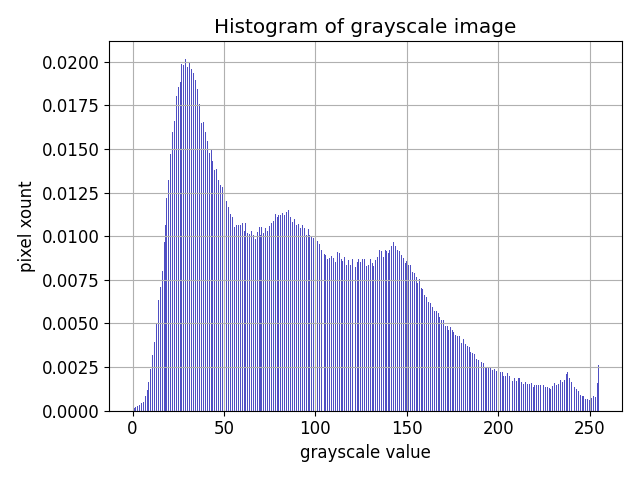
#> input picture assignment8/problem1ci.png, 640 x 480 px, given in place of problem1cInput.jpg, which was not available
$ python problem1c.py
#> lines starting #> are read from the running program, lines starting #| are printed output that depends on the picture; pictures that were not available may be replaced by others from this repository, and a replacement may not be noted
import numpy as np
from PIL import Image, ImageOps
from matplotlib import pyplot as plt
plt.rcParams.update({'font.size': 22})


# install pillow using:
# pip3 install pillow
# if above does not work and you are on windows, try:-
# py -m pip3 install pillow

# importing Image and ImageOps from PIL

# creating image object:
imInp = Image.open('problem1cInput.jpg')
#> imInp is the input picture: PIL image 640x480 RGBA; mean R, G, B, A 230.1, 230.1, 241.7, 255

# converting imInp to grayscale:
imGrayscale = ImageOps.grayscale(imInp)
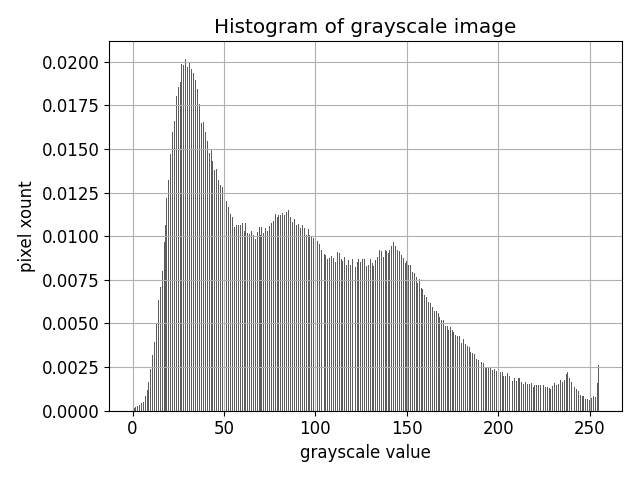
#> imGrayscale: PIL image 640x480 L; min 0, max 255, mean 231.4

# converting image to numpy array
pixels2D = np.array(imGrayscale)
print(pixels2D.shape)
#| (480, 640)

# showing/saving image
# imGrayscale.show()
# imGrayscale.save('problem1cOutput.jpg')
plt.rcParams.update({'font.size': 12})


def plot(hist, name, display_name, ylabel):
#> called with hist = array of shape (307200,), name = 'problem1ci', display_name = 'Histogram of grayscale image', ylabel = 'pixel xount'
  plt.title(display_name)
  plt.xlabel("grayscale value")
  plt.ylabel(ylabel)
  plt.grid(True)
  plt.hist(hist, bins=len(pixels2D[0]) // 2 + 1, color='#0504aa',
           alpha=0.7, density=True)
  plt.tight_layout()
  plt.savefig(f"{name}.png")
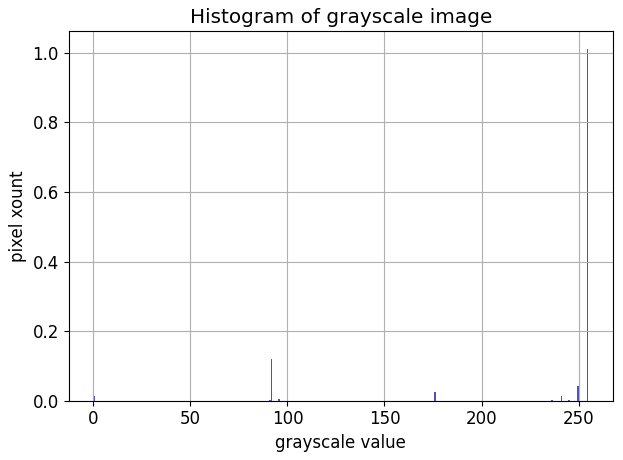
#> figure drawn by matplotlib, 1 panel; tallest bar 1.01 high, from x = 254.2 to 255
  plt.show()


# Write code for finding histogram here:
plot(pixels2D.flatten(), "problem1ci",
     "Histogram of grayscale image", 'pixel xount')
# Write code for finding histogram of difference of pixel's intensity
# with its left neighbour here:

finalHist = pixels2D.flatten().astype(np.int16)
histPlot = np.zeros(len(finalHist))
for i in range(1, len(finalHist)):
  histPlot[i] =(finalHist[i] - finalHist[i - 1])
  if histPlot[i] < 0:
    histPlot[i] =255-histPlot[i]
plot(histPlot, "problem1cii",
     "Histogram of difference in image with left neighbour", 'pixel intensity difference')
#> call 2 of plot, with hist = array of shape (307200,), name = 'problem1cii', ylabel = 'pixel intensity difference'
#> in plot (call 2), `plt.savefig(f"{name}.png")`:
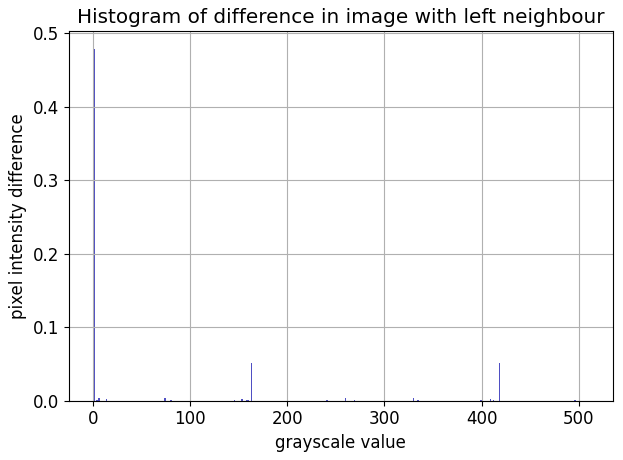
#> figure drawn by matplotlib, 1 panel; tallest bar 0.479 high, from x = 1.11e-16 to 1.59

$ run again, on assignment6/problem1b_i_xy.png
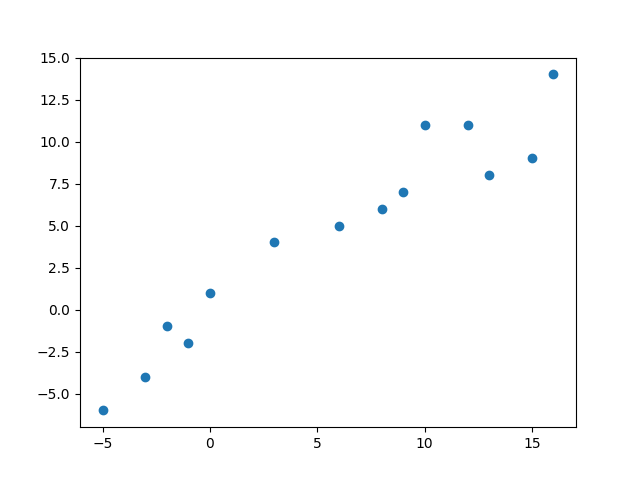
#> input picture assignment6/problem1b_i_xy.png, 640 x 480 px, given in place of problem1cInput.jpg, which was not available
#> imInp is the input picture: PIL image 640x480 RGBA; mean R, G, B, A 251.9, 252.2, 252.4, 255
#| (480, 640)
#> in plot, `plt.savefig(f"{name}.png")`:
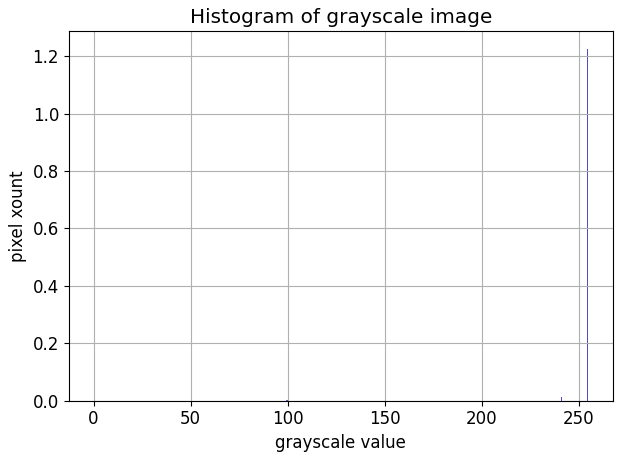
#> figure drawn by matplotlib, 1 panel; tallest bar 1.23 high, from x = 254.2 to 255
#> in plot (call 2), `plt.savefig(f"{name}.png")`:
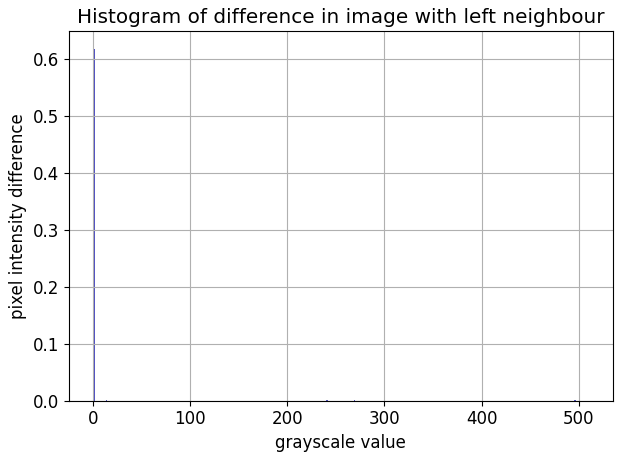
#> figure drawn by matplotlib, 1 panel; tallest bar 0.618 high, from x = 1.11e-16 to 1.59

$ run again, on assignment6/problem1b_ii_xy.png
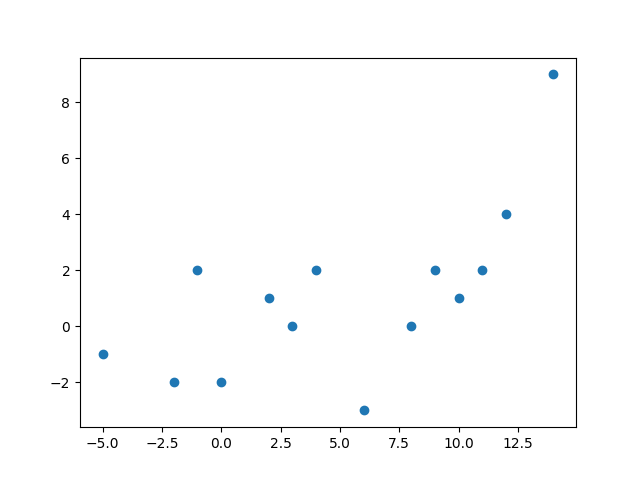
#> input picture assignment6/problem1b_ii_xy.png, 640 x 480 px, given in place of problem1cInput.jpg, which was not available
#> imInp is the input picture: PIL image 640x480 RGBA; mean R, G, B, A 252, 252.3, 252.5, 255
#| (480, 640)
#> in plot, `plt.savefig(f"{name}.png")`:
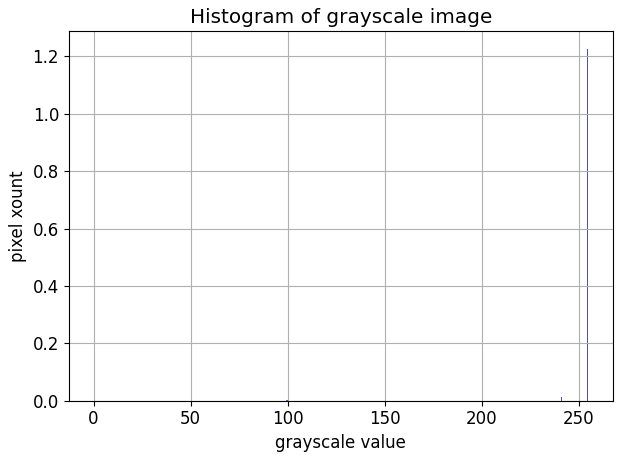
#> figure drawn by matplotlib, 1 panel; tallest bar 1.23 high, from x = 254.2 to 255
#> in plot (call 2), `plt.savefig(f"{name}.png")`:
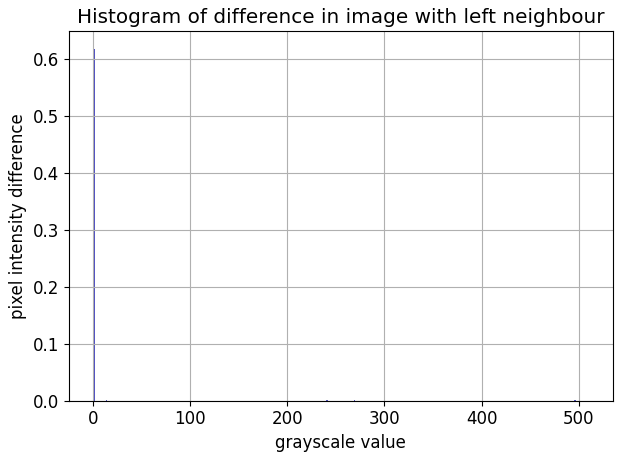
#> figure drawn by matplotlib, 1 panel; tallest bar 0.618 high, from x = 1.11e-16 to 1.59
